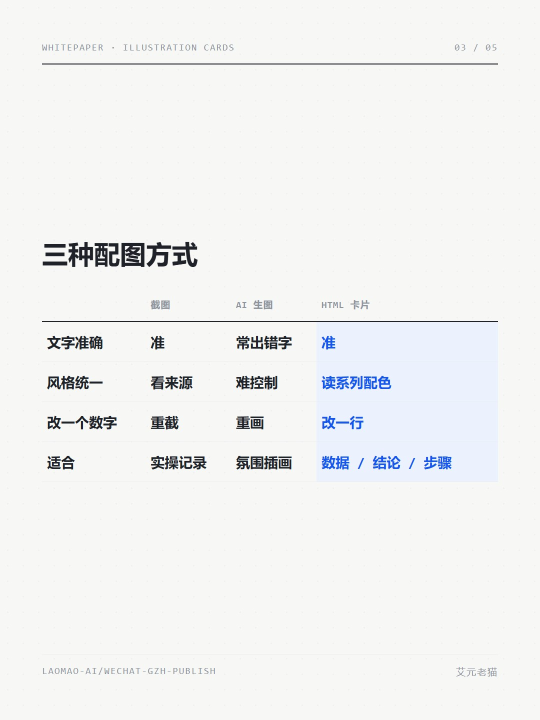
#> input picture theme-lab/assets/airy-cards/cobalt/tall/cards/compare.jpg, 1080 x 1440 px (shown at 1/2 size)
$ python fit_cover.py ../theme-lab/assets/airy-cards/cobalt/tall/cards/compare.jpg
#> lines starting #> are read from the running program, lines starting #| are printed output that depends on the picture
#!/usr/bin/env python3
"""把 AI 生成的方形图裁成微信公众号合规封面（900×383, 2.35:1）。

AI 生图默认是 1:1，而微信封面要求 2.35:1，本脚本按比例切出横幅
（锚点偏向文字区）并缩放到 900×383。

⚠️ 关于平台水印：部分生图平台会在角落打「AI 生成」标识。
《人工智能生成合成内容标识办法》第十条明确：不得恶意删除显式标识，
也不得为他人删除标识提供工具。因此本脚本默认**不裁水印**，
只做比例裁切。如确需处理，请自行用 --crop-watermark 并确认合规。

用法：
  python fit_cover.py <生图产物.png> [-o out.jpg] [--anchor 0.22]
"""

from __future__ import annotations

import argparse
import sys
from pathlib import Path

try:
    from PIL import Image
except ImportError:
    raise SystemExit("缺少 pillow。安装： pip install pillow")


WECHAT_W, WECHAT_H = 900, 383
TARGET_RATIO = WECHAT_W / WECHAT_H# 2.3499


def fit_cover(
    src: Path,
    out: Path,
    anchor: float = 0.22,
    crop_watermark: bool = False,
    watermark_ratio: float = 0.925,
    quality: int = 94,
) -> Path:
#> called with anchor = 0.22, crop_watermark = False, watermark_ratio = 0.925, quality = 94
    img = Image.open(src).convert("RGB")
#> img is the input picture: PIL image 1080x1440 RGB; mean R, G, B 241.3, 242.1, 241.7
    W, H = img.size
#> W = 1080; H = 1440

    # 1) 裁掉底部平台水印带
    if crop_watermark:
        img = img.crop((0, 0, W, int(H * watermark_ratio)))
        W, H = img.size

    # 2) 按 2.35:1 切出横幅。高度固定，锚点决定垂直位置。
    band_h = int(W / TARGET_RATIO)
#> band_h = 459
    if band_h > H:                      # 图太窄，退化为直接缩放
        band = img.resize((WECHAT_W, WECHAT_H), Image.LANCZOS)
    else:
        top = int(H * anchor)
#> top = 316
        top = max(0, min(top, H - band_h))
        band = img.crop((0, top, W, top + band_h))
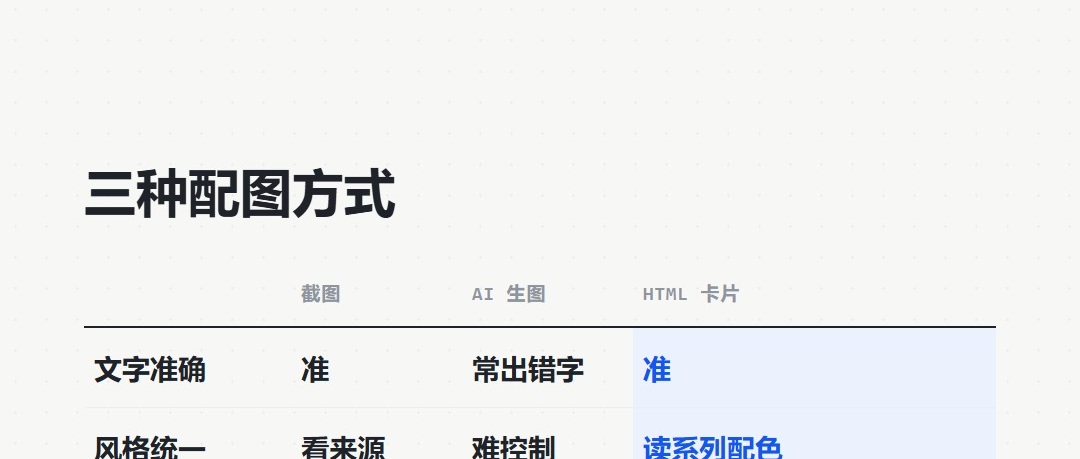
#> band: PIL image 1080x459 RGB; mean R, G, B 237.4, 238.4, 238.5

    band = band.resize((WECHAT_W, WECHAT_H), Image.LANCZOS)
#> band: PIL image 900x383 RGB

    out.parent.mkdir(parents=True, exist_ok=True)
    if out.suffix.lower() in (".jpg", ".jpeg"):
        band.save(out, "JPEG", quality=quality)
    else:
        band.save(out, "PNG")
    return out


def main() -> int:
    ap = argparse.ArgumentParser(description="AI 生图 → 微信合规封面 900×383")
    ap.add_argument("src", help="生图产物路径")
    ap.add_argument("-o", "--out", default="cover-900x383.jpg", help="输出路径")
    ap.add_argument("--anchor", type=float, default=0.22,
                    help="垂直锚点 0~1，越大越靠下（0.22 能保住标题）")
    ap.add_argument("--crop-watermark", action="store_true",
                    help="裁掉底部水印带（默认不裁；注意生成合成内容标识办法第十条）")
    ap.add_argument("--watermark-ratio", type=float, default=0.925,
                    help="水印带起始位置比例，默认裁掉底部 7.5%%")
    ap.add_argument("--quality", type=int, default=94, help="JPEG 质量")
    args = ap.parse_args()

    src = Path(args.src)
    if not src.exists():
        raise SystemExit(f"找不到文件: {src}")

    out = fit_cover(
        src, Path(args.out),
        anchor=args.anchor,
        crop_watermark=args.crop_watermark,
        watermark_ratio=args.watermark_ratio,
        quality=args.quality,
    )
    print(f"✓ 已生成微信合规封面: {out}  ({WECHAT_W}×{WECHAT_H}, 2.35:1)")
    print(f"  下一步: python wechat_draft.py cover {out}")
    return 0


if __name__ == "__main__":
    sys.exit(main())
#> (the program exits here)

$ run again, on theme-lab/assets/airy-cards/cobalt/tall/cards/stat.jpg
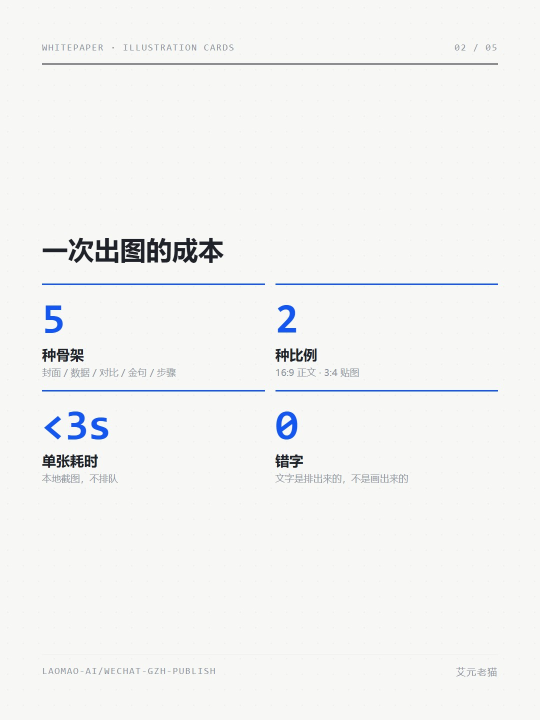
#> input picture theme-lab/assets/airy-cards/cobalt/tall/cards/stat.jpg, 1080 x 1440 px (shown at 1/2 size)
#> in fit_cover, img is the input picture: PIL image 1080x1440 RGB; mean R, G, B 242.8, 243.4, 242.5
#> in fit_cover, `band = img.crop((0, top, W, top + band_h))`:
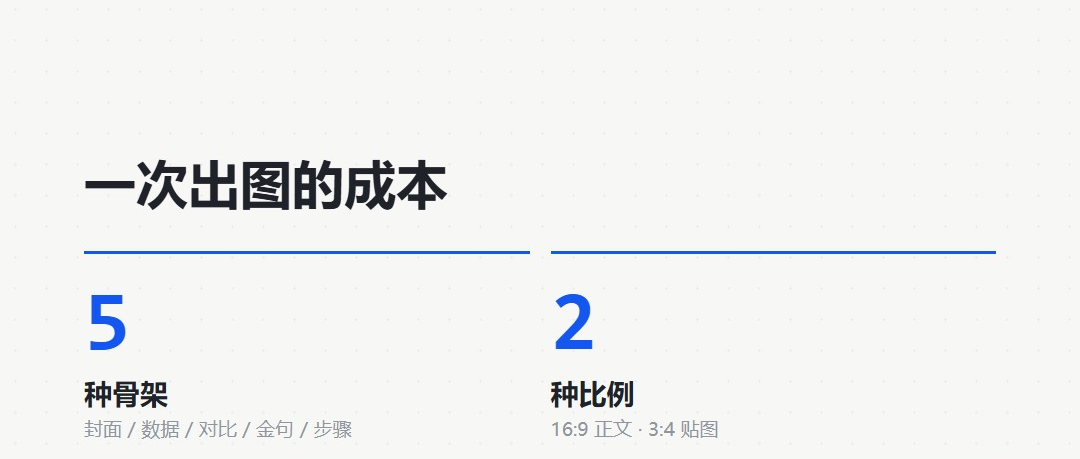
#> band: PIL image 1080x459 RGB; mean R, G, B 239.8, 240.5, 240

$ run again, on theme-lab/assets/airy-cards/cobalt/tall/cards/steps.jpg
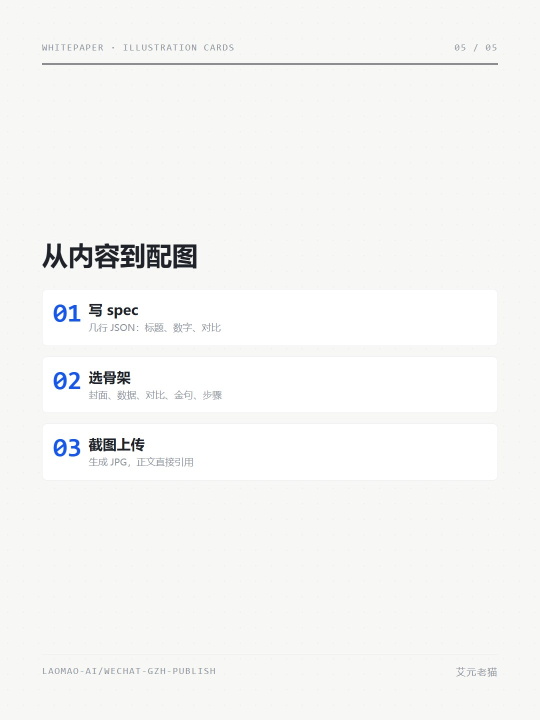
#> input picture theme-lab/assets/airy-cards/cobalt/tall/cards/steps.jpg, 1080 x 1440 px (shown at 1/2 size)
#> in fit_cover, img is the input picture: PIL image 1080x1440 RGB; mean R, G, B 245.7, 245.9, 244.6
#> in fit_cover, `band = img.crop((0, top, W, top + band_h))`:
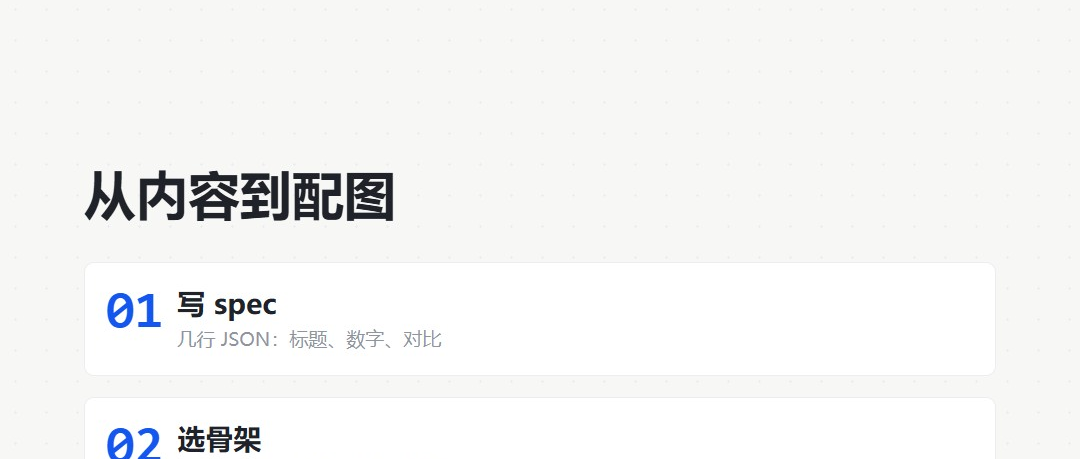
#> band: PIL image 1080x459 RGB; mean R, G, B 243.8, 244.1, 243.4
